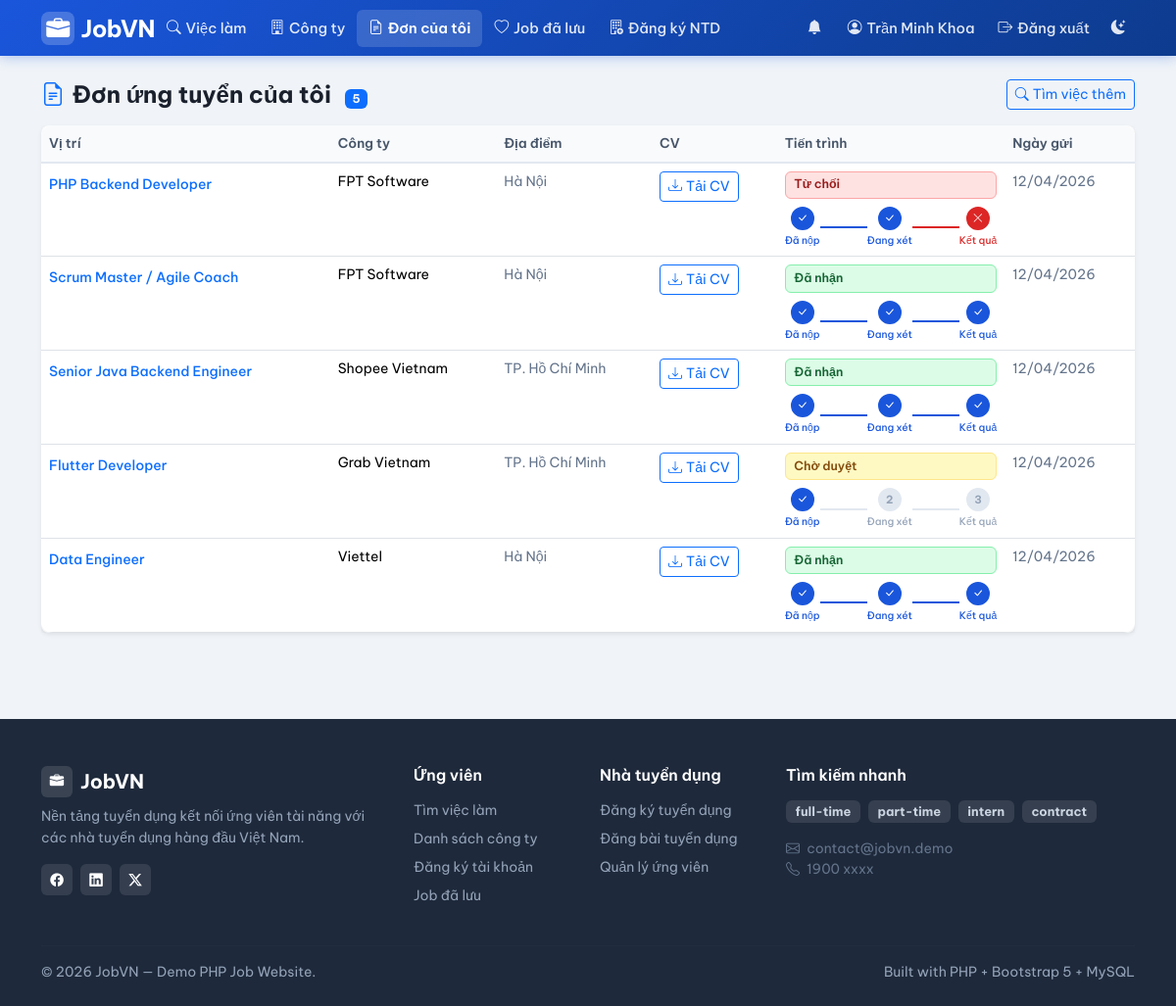
Page /index.php?page=user/my_applications (signed in) on the committed database.
### tables this page shows
CREATE TABLE users (
    id INT AUTO_INCREMENT PRIMARY KEY,
    email VARCHAR(150) NOT NULL UNIQUE,
    password VARCHAR(255) NOT NULL,              
    full_name VARCHAR(150) NOT NULL,
    role ENUM('admin','employer','user') NOT NULL DEFAULT 'user',
    phone VARCHAR(30) NULL,
    created_at DATETIME NOT NULL DEFAULT CURRENT_TIMESTAMP
);

CREATE TABLE applications (
    id INT AUTO_INCREMENT PRIMARY KEY,
    job_id INT NOT NULL,
    user_id INT NOT NULL,
    cv_file VARCHAR(255) NOT NULL,               
    cover_letter TEXT NULL,
    status ENUM('pending','accepted','rejected') NOT NULL DEFAULT 'pending',
    created_at DATETIME NOT NULL DEFAULT CURRENT_TIMESTAMP,
    FOREIGN KEY (job_id) REFERENCES jobs(id) ON DELETE CASCADE,
    FOREIGN KEY (user_id) REFERENCES users(id) ON DELETE CASCADE
);

CREATE TABLE jobs (
    id INT AUTO_INCREMENT PRIMARY KEY,
    company_id INT NOT NULL,
    employer_id INT NOT NULL,                    
    title VARCHAR(200) NOT NULL,
    description TEXT NOT NULL,
    requirements TEXT NULL,
    location VARCHAR(200) NULL,
    salary_min INT NULL,                         
    salary_max INT NULL,                         
    job_type ENUM('full-time','part-time','intern','contract') NOT NULL DEFAULT 'full-time',
    is_active TINYINT(1) NOT NULL DEFAULT 1,
    is_hot TINYINT(1) NOT NULL DEFAULT 0,        
    views INT NOT NULL DEFAULT 0,                
    expired_at DATETIME NULL,                    
    category VARCHAR(50) NOT NULL DEFAULT 'Công nghệ thông tin',   
    created_at DATETIME NOT NULL DEFAULT CURRENT_TIMESTAMP,
    FOREIGN KEY (company_id) REFERENCES companies(id) ON DELETE CASCADE,
    FOREIGN KEY (employer_id) REFERENCES users(id) ON DELETE CASCADE
);

CREATE TABLE companies (
    id INT AUTO_INCREMENT PRIMARY KEY,
    owner_id INT NOT NULL,                       
    name VARCHAR(200) NOT NULL,
    description TEXT NULL,
    location VARCHAR(200) NULL,
    website VARCHAR(200) NULL,
    logo VARCHAR(255) NULL,                      
    created_at DATETIME NOT NULL DEFAULT CURRENT_TIMESTAMP,
    UNIQUE KEY uq_company_owner (owner_id),      
    FOREIGN KEY (owner_id) REFERENCES users(id) ON DELETE CASCADE
);

### public/index.php (called while the page is built, shortened)
<?php
require_once __DIR__ . '/../src/db.php';
require_once __DIR__ . '/../src/helpers.php';
require_once __DIR__ . '/../src/auth.php';
$routes = [
    'home'                    => 'home.php',
    'login'                   => 'login.php',
    'register'                => 'register.php',
    'logout'                  => 'logout.php',
    'jobs'                    => 'jobs.php',
    'job_detail'              => 'job_detail.php',
    'companies'               => 'companies.php',
    'company_detail'          => 'company_detail.php',
    'download_cv'             => 'download_cv.php',
    'user/apply'              => 'user/apply.php',
    'user/my_applications'    => 'user/my_applications.php',
    'user/notifications'      => 'user/notifications.php',
    'user/profile'            => 'user/profile.php',
    'user/saved_jobs'         => 'user/saved_jobs.php',
    'user/become_employer'    => 'user/become_employer.php',
    'employer/dashboard'      => 'employer/dashboard.php',
    'employer/jobs'           => 'employer/jobs.php',
    'employer/job_form'       => 'employer/job_form.php',
    'employer/job_delete'     => 'employer/job_delete.php',
    'employer/applications'   => 'employer/applications.php',
    'employer/company'        => 'employer/company.php',
    'admin/dashboard'         => 'admin/dashboard.php',
    'admin/users'             => 'admin/users.php',
    'admin/user_delete'       => 'admin/user_delete.php',
    'admin/jobs'              => 'admin/jobs.php',
    'admin/job_delete'        => 'admin/job_delete.php',
    'admin/companies'             => 'admin/companies.php',
    'admin/applications'          => 'admin/applications.php',
    'admin/employer_requests'     => 'admin/employer_requests.php',
];
$page = $_GET['page'] ?? 'home';
$file = __DIR__ . '/../src/pages/' . $routes[$page];
require $file;

### src/helpers.php (called while the page is built, shortened)
<?php
function e($v): string
{
    return htmlspecialchars((string)$v, ENT_QUOTES, 'UTF-8');
}
function url(string $page, array $params = []): string
{
    $params = array_merge(['page' => $page], $params);
    return BASE_URL . '?' . http_build_query($params);
}

### src/db.php (called while the page is built, shortened)
<?php
function db(): PDO
{
    static $pdo = null;
    if ($pdo === null) {
        $dsn = 'mysql:host=' . DB_HOST . ';port=' . DB_PORT . ';dbname=' . DB_NAME . ';charset=utf8mb4';
        $attempts = 0;
        while (true) {
            try {
                $pdo = new PDO($dsn, DB_USER, DB_PASS, [
                    PDO::ATTR_ERRMODE              => PDO::ERRMODE_EXCEPTION,
                    PDO::ATTR_DEFAULT_FETCH_MODE   => PDO::FETCH_ASSOC,
                    PDO::ATTR_EMULATE_PREPARES     => false,
                    PDO::MYSQL_ATTR_INIT_COMMAND   => "SET NAMES utf8mb4 COLLATE utf8mb4_unicode_ci",
                ]);
                break;
            } catch (PDOException $e) {
                $attempts++;
                if ($attempts >= 10) {
                    die('Không kết nối được MySQL: ' . $e->getMessage());
                }
                sleep(1);
            }
        }
    }
    return $pdo;
}

### src/auth.php (called while the page is built, shortened)
<?php
require_once __DIR__ . '/db.php';
function current_user(): ?array
{
    static $cache = null;
    if ($cache !== null) return $cache;
    $stmt = db()->prepare('SELECT * FROM users WHERE id = ?');
    $stmt->execute([$_SESSION['user_id']]);
    $cache = $stmt->fetch() ?: null;
    return $cache;
}
function require_role(string ...$roles): array
{
    $u = current_user();
    return $u;
}

### src/pages/user/my_applications.php (the view, shortened to what this page needs)
<?php
$u      = require_role('user');
$page   = max(1, (int)($_GET['p'] ?? 1));
$perPage = 10;
$countStmt = db()->prepare('SELECT COUNT(*) FROM applications WHERE user_id = ?');
$countStmt->execute([$u['id']]);
$total = (int)$countStmt->fetchColumn();
$stmt = db()->prepare("
    SELECT a.*, j.title, j.location, c.name AS company_name
    FROM applications a
    JOIN jobs j ON j.id = a.job_id
    JOIN companies c ON c.id = j.company_id
    WHERE a.user_id = ?
    ORDER BY a.created_at DESC
    LIMIT $perPage OFFSET " . (($page - 1) * $perPage)
);
$stmt->execute([$u['id']]);
$rows = $stmt->fetchAll();
require __DIR__ . '/../../layout/header.php';
?>
<div class="d-flex justify-content-between align-items-center mb-3">
    <h4 class="fw-700 mb-0">
        <i class="bi bi-file-earmark-text me-2 text-primary"></i>Đơn ứng tuyển của tôi
        <span class="badge bg-primary ms-2" style="font-size:0.75rem"><?= $total ?></span>
    </h4>
    <a href="<?= e(url('jobs')) ?>" class="btn btn-outline-primary btn-sm">
        <i class="bi bi-search me-1"></i>Tìm việc thêm
    </a>
</div>
<?php if (!$rows): ?>
    <div class="alert alert-info">
        <i class="bi bi-info-circle me-2"></i>Bạn chưa có đơn ứng tuyển nào.
        <a href="<?= e(url('jobs')) ?>" class="alert-link">Xem danh sách việc làm</a>
    </div>
<?php else: ?>
<div class="card border-0 shadow-sm rounded-3">
    <div class="table-responsive">
        <table class="table table-admin mb-0">
            <thead>
            <tr>
                <th>Vị trí</th>
                <th>Công ty</th>
                <th>Địa điểm</th>
                <th>CV</th>
                <th>Tiến trình</th>
                <th>Ngày gửi</th>
            </tr>
            </thead>
            <tbody>
            <?php foreach ($rows as $r): ?>
                <?php
                $badgeCls    = ['pending'=>'badge-status-pending','accepted'=>'badge-status-accepted','rejected'=>'badge-status-rejected'][$r['status']] ?? 'badge-status-pending';
                $statusLabel = ['pending'=>'Chờ duyệt','accepted'=>'Đã nhận','rejected'=>'Từ chối'][$r['status']] ?? $r['status'];
                $step2Active  = in_array($r['status'], ['accepted', 'rejected']);
                $step3Accept  = $r['status'] === 'accepted';
                $step3Reject  = $r['status'] === 'rejected';
                ?>
                <tr>
                    <td>
                        <a href="<?= e(url('job_detail', ['id' => $r['job_id']])) ?>"
                           class="fw-500 text-decoration-none small"><?= e($r['title']) ?></a>
                    </td>
                    <td class="small"><?= e($r['company_name']) ?></td>
                    <td class="small text-muted"><?= e($r['location']) ?></td>
                    <td>
                        <a href="<?= e(url('download_cv', ['id' => $r['id']])) ?>"
                           class="btn btn-sm btn-outline-primary">
                            <i class="bi bi-download me-1"></i>Tải CV
                        </a>
                    </td>
                    <td>
                        <span class="<?= $badgeCls ?> d-block mb-2"><?= $statusLabel ?></span>
                        <div class="app-timeline">
                            <div class="tl-step active">
                                <div class="tl-dot"><i class="bi bi-check-lg"></i></div>
                                <div class="tl-label">Đã nộp</div>
                            </div>
                            <div class="tl-line <?= $step2Active ? 'active' : '' ?>"></div>
                            <div class="tl-step <?= $step2Active ? 'active' : '' ?>">
                                <div class="tl-dot"><?= $step2Active ? '<i class="bi bi-check-lg"></i>' : '2' ?></div>
                                <div class="tl-label">Đang xét</div>
                            </div>
                            <div class="tl-line <?= ($step3Accept || $step3Reject) ? ($step3Accept ? 'active' : 'reject') : '' ?>"></div>
                            <div class="tl-step <?= $step3Accept ? 'active' : ($step3Reject ? 'reject' : '') ?>">
                                <div class="tl-dot">
                                    <?php if ($step3Accept): ?><i class="bi bi-check-lg"></i>
                                    <?php elseif ($step3Reject): ?><i class="bi bi-x-lg"></i>
                                    <?php else: ?>3<?php endif; ?>
                                </div>
                                <div class="tl-label">Kết quả</div>
                            </div>
                        </div>
                    </td>
                    <td class="small text-muted"><?= date('d/m/Y', strtotime($r['created_at'])) ?></td>
                </tr>
            <?php endforeach; ?>
            </tbody>
        </table>
    </div>
</div>
<?php endif; ?>
<?php require __DIR__ . '/../../layout/footer.php';

### src/layout/header.php (shortened to what this page needs)
<?php
$u = current_user();
$currentPage = $_GET['page'] ?? 'home';
?>
<!doctype html>
<html lang="vi">
<head>
    <link href="https://cdn.jsdelivr.net/npm/bootstrap@5.3.2/dist/css/bootstrap.min.css" rel="stylesheet">
    <link href="https://cdn.jsdelivr.net/npm/bootstrap-icons@1.11.3/font/bootstrap-icons.min.css" rel="stylesheet">
</head>
<body>
<nav class="navbar navbar-expand-lg navbar-main">
    <div class="container">
        <a class="navbar-brand-logo text-decoration-none" href="<?= e(url('home')) ?>">
            <div class="logo-icon"><i class="bi bi-briefcase-fill text-white"></i></div>
            JobVN
        </a>
        <div class="collapse navbar-collapse" id="mainNav">
            <ul class="navbar-nav me-auto">
                <li class="nav-item">
                    <a class="nav-link <?= in_array($currentPage, ['jobs','job_detail']) ? 'active' : '' ?>"
                       href="<?= e(url('jobs')) ?>">
                        <i class="bi bi-search"></i> Việc làm
                    </a>
                </li>
                <li class="nav-item">
                    <a class="nav-link <?= $currentPage === 'companies' ? 'active' : '' ?>"
                       href="<?= e(url('companies')) ?>">
                        <i class="bi bi-building"></i> Công ty
                    </a>
                </li>
                <?php if ($u && $u['role'] === 'user'): ?>
                    <li class="nav-item">
                        <a class="nav-link <?= $currentPage === 'user/my_applications' ? 'active' : '' ?>"
                           href="<?= e(url('user/my_applications')) ?>">
                            <i class="bi bi-file-earmark-text"></i> Đơn của tôi
                        </a>
                    </li>
                    <li class="nav-item">
                        <a class="nav-link <?= $currentPage === 'user/saved_jobs' ? 'active' : '' ?>"
                           href="<?= e(url('user/saved_jobs')) ?>">
                            <i class="bi bi-heart"></i> Job đã lưu
                        </a>
                    </li>
                    <li class="nav-item">
                        <a class="nav-link <?= $currentPage === 'user/become_employer' ? 'active' : '' ?>"
                           href="<?= e(url('user/become_employer')) ?>">
                            <i class="bi bi-building-add"></i> Đăng ký NTD
                        </a>
                    </li>
                <?php endif; ?>
            </ul>
            <ul class="navbar-nav align-items-lg-center">
                <?php if ($u): ?>
                    <li class="nav-item">
                        <a class="nav-link <?= $currentPage === 'user/notifications' ? 'active' : '' ?>"
                           href="<?= e(url('user/notifications')) ?>"
                           title="Thông báo"
                           style="position:relative;padding-right:0.9rem !important">
                            <i class="bi bi-bell-fill"></i>
                        </a>
                    </li>
                    <li class="nav-item">
                        <a class="nav-link <?= in_array($currentPage, ['user/profile']) ? 'active' : '' ?>"
                           href="<?= e(url('user/profile')) ?>">
                            <i class="bi bi-person-circle"></i>
                            <span class="d-none d-lg-inline"><?= e($u['full_name']) ?></span>
                        </a>
                    </li>
                    <li class="nav-item">
                        <a class="nav-link" href="<?= e(url('logout')) ?>">
                            <i class="bi bi-box-arrow-right"></i> Đăng xuất
                        </a>
                    </li>
                <?php endif; ?>
                <li class="nav-item">
                    <button id="theme-toggle" class="nav-link btn btn-link border-0" title="Chuyển dark/light mode"
                            style="background:none;padding:0.5rem 0.6rem !important">
                        <i id="theme-icon" class="bi bi-moon-stars-fill"></i>
                    </button>
                </li>
            </ul>
        </div>
    </div>
</nav>
<main class="container py-4">

### rows in the picture
users: full_name "Trần Minh Khoa"
applications: job.title "PHP Backend Developer", companies.name "FPT Software", job.location "Hà Nội", status "Từ chối", created_at "12/04/2026"
applications: job.title "Scrum Master / Agile Coach", companies.name "FPT Software", job.location "Hà Nội", status "Đã nhận", created_at "12/04/2026"
applications: job.title "Senior Java Backend Engineer", companies.name "Shopee Vietnam", job.location "TP. Hồ Chí Minh", status "Đã nhận", created_at "12/04/2026"
applications: job.title "Flutter Developer", companies.name "Grab Vietnam", job.location "TP. Hồ Chí Minh", status "Chờ duyệt", shows "2", shows "3", created_at "12/04/2026"
applications: job.title "Data Engineer", companies.name "Viettel", job.location "Hà Nội", status "Đã nhận", created_at "12/04/2026"

### other values in the picture
$total "5"
$t "full-time"
$t "part-time"
$t "intern"
$t "contract"
